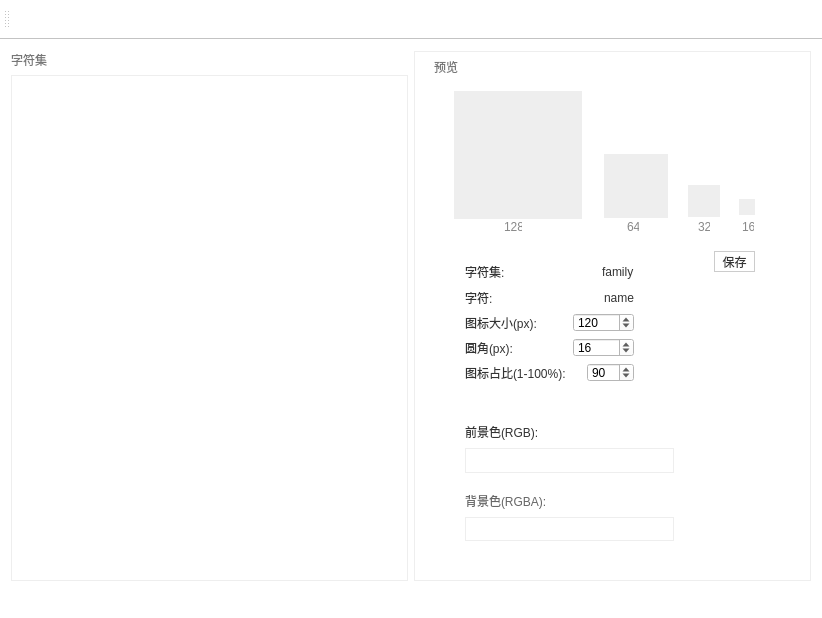
<?xml version="1.0" encoding="UTF-8"?>
<ui version="4.0">
 <class>MainWindow</class>
 <widget class="QMainWindow" name="MainWindow">
  <property name="geometry">
   <rect>
    <x>0</x>
    <y>0</y>
    <width>822</width>
    <height>618</height>
   </rect>
  </property>
  <property name="minimumSize">
   <size>
    <width>800</width>
    <height>600</height>
   </size>
  </property>
  <property name="maximumSize">
   <size>
    <width>960</width>
    <height>16777215</height>
   </size>
  </property>
  <property name="windowTitle">
   <string>IconFontTool</string>
  </property>
  <property name="windowIcon">
   <iconset resource="rc.qrc">
    <normaloff>:/icon.png</normaloff>:/icon.png</iconset>
  </property>
  <property name="styleSheet">
   <string notr="true">QWidget{
background-color: rgb(255, 255, 255);
}

QLabel{
border:none;
	color: rgb(51, 51, 51);
}

QToolButton{
	border:none;
}

QScrollBar:vertical {      
	border:none;           
    background:transparent;  
    width:6px;  
    margin: 0px 0px 2px 0px;  
}  
  
QScrollBar::handle:vertical {  
    background: rgb(195, 195, 195);  
    min-height: 20px;  
    border-radius: 3px;  
}  
  
QScrollBar::handle:vertical:hover{  
    background:rgba(0,0,0,30%);  
}  
  
QScrollBar::add-line:vertical {  
    height: 0px;  
    subcontrol-position: bottom;  
    subcontrol-origin: margin;  
}  
  
QScrollBar::sub-line:vertical {  
    height: 0px;  
    subcontrol-position: top;  
    subcontrol-origin: margin;  
} </string>
  </property>
  <widget class="QWidget" name="centralWidget">
   <layout class="QHBoxLayout" name="horizontalLayout" stretch="4,4">
    <item>
     <layout class="QVBoxLayout" name="verticalLayout_2">
      <item>
       <widget class="QLabel" name="label_7">
        <property name="styleSheet">
         <string notr="true">color: rgb(119, 119, 119);</string>
        </property>
        <property name="text">
         <string>字符集</string>
        </property>
        <property name="alignment">
         <set>Qt::AlignLeading|Qt::AlignLeft|Qt::AlignTop</set>
        </property>
        <property name="margin">
         <number>8</number>
        </property>
       </widget>
      </item>
      <item>
       <widget class="QScrollArea" name="scrollArea">
        <property name="styleSheet">
         <string notr="true">#scrollArea {
border:1px solid #eee;
}</string>
        </property>
        <property name="widgetResizable">
         <bool>true</bool>
        </property>
        <widget class="QWidget" name="scrollAreaWidgetContents">
         <property name="geometry">
          <rect>
           <x>0</x>
           <y>0</y>
           <width>395</width>
           <height>496</height>
          </rect>
         </property>
         <layout class="QGridLayout" name="gridLayout"/>
        </widget>
       </widget>
      </item>
     </layout>
    </item>
    <item>
     <widget class="QFrame" name="frame">
      <property name="styleSheet">
       <string notr="true">#frame {
border:1px solid #eee;
}</string>
      </property>
      <property name="frameShape">
       <enum>QFrame::StyledPanel</enum>
      </property>
      <property name="frameShadow">
       <enum>QFrame::Raised</enum>
      </property>
      <widget class="QLabel" name="lb_preview_128">
       <property name="geometry">
        <rect>
         <x>40</x>
         <y>40</y>
         <width>128</width>
         <height>128</height>
        </rect>
       </property>
       <property name="styleSheet">
        <string notr="true">background-color: rgb(238, 238, 238);</string>
       </property>
       <property name="text">
        <string/>
       </property>
       <property name="scaledContents">
        <bool>true</bool>
       </property>
      </widget>
      <widget class="QPushButton" name="pushButton">
       <property name="geometry">
        <rect>
         <x>300</x>
         <y>200</y>
         <width>41</width>
         <height>21</height>
        </rect>
       </property>
       <property name="styleSheet">
        <string notr="true">border:1px solid #ccc;
background-color: rgb(255, 255, 255);
color: rgb(51, 51, 51);</string>
       </property>
       <property name="text">
        <string>保存</string>
       </property>
      </widget>
      <widget class="QLabel" name="label_10">
       <property name="geometry">
        <rect>
         <x>20</x>
         <y>10</y>
         <width>54</width>
         <height>12</height>
        </rect>
       </property>
       <property name="styleSheet">
        <string notr="true">color: rgb(119, 119, 119);</string>
       </property>
       <property name="text">
        <string>预览</string>
       </property>
      </widget>
      <widget class="QLabel" name="lb_preview_64">
       <property name="geometry">
        <rect>
         <x>190</x>
         <y>103</y>
         <width>64</width>
         <height>64</height>
        </rect>
       </property>
       <property name="styleSheet">
        <string notr="true">background-color: rgb(238, 238, 238);</string>
       </property>
       <property name="text">
        <string/>
       </property>
       <property name="scaledContents">
        <bool>true</bool>
       </property>
      </widget>
      <widget class="QLabel" name="lb_preview_32">
       <property name="geometry">
        <rect>
         <x>274</x>
         <y>134</y>
         <width>32</width>
         <height>32</height>
        </rect>
       </property>
       <property name="styleSheet">
        <string notr="true">background-color: rgb(238, 238, 238);</string>
       </property>
       <property name="text">
        <string/>
       </property>
       <property name="scaledContents">
        <bool>true</bool>
       </property>
      </widget>
      <widget class="QLabel" name="lb_preview_16">
       <property name="geometry">
        <rect>
         <x>325</x>
         <y>148</y>
         <width>16</width>
         <height>16</height>
        </rect>
       </property>
       <property name="styleSheet">
        <string notr="true">background-color: rgb(238, 238, 238);</string>
       </property>
       <property name="text">
        <string/>
       </property>
       <property name="scaledContents">
        <bool>true</bool>
       </property>
      </widget>
      <widget class="QLabel" name="label">
       <property name="geometry">
        <rect>
         <x>90</x>
         <y>170</y>
         <width>18</width>
         <height>12</height>
        </rect>
       </property>
       <property name="styleSheet">
        <string notr="true">color: rgb(136, 136, 136);</string>
       </property>
       <property name="text">
        <string>128</string>
       </property>
      </widget>
      <widget class="QLabel" name="label_11">
       <property name="geometry">
        <rect>
         <x>213</x>
         <y>170</y>
         <width>12</width>
         <height>12</height>
        </rect>
       </property>
       <property name="styleSheet">
        <string notr="true">color: rgb(136, 136, 136);</string>
       </property>
       <property name="text">
        <string>64</string>
       </property>
      </widget>
      <widget class="QLabel" name="label_12">
       <property name="geometry">
        <rect>
         <x>284</x>
         <y>170</y>
         <width>12</width>
         <height>12</height>
        </rect>
       </property>
       <property name="styleSheet">
        <string notr="true">color: rgb(136, 136, 136);</string>
       </property>
       <property name="text">
        <string>32</string>
       </property>
      </widget>
      <widget class="QLabel" name="label_13">
       <property name="geometry">
        <rect>
         <x>328</x>
         <y>170</y>
         <width>12</width>
         <height>12</height>
        </rect>
       </property>
       <property name="styleSheet">
        <string notr="true">color: rgb(136, 136, 136);</string>
       </property>
       <property name="text">
        <string>16</string>
       </property>
      </widget>
      <widget class="QWidget" name="layoutWidget">
       <property name="geometry">
        <rect>
         <x>40</x>
         <y>200</y>
         <width>191</width>
         <height>142</height>
        </rect>
       </property>
       <layout class="QVBoxLayout" name="verticalLayout_5">
        <item>
         <layout class="QHBoxLayout" name="horizontalLayout_2">
          <item>
           <widget class="QLabel" name="label_2">
            <property name="text">
             <string>字符集:</string>
            </property>
           </widget>
          </item>
          <item>
           <spacer name="horizontalSpacer_4">
            <property name="orientation">
             <enum>Qt::Horizontal</enum>
            </property>
            <property name="sizeHint" stdset="0">
             <size>
              <width>40</width>
              <height>20</height>
             </size>
            </property>
           </spacer>
          </item>
          <item>
           <widget class="QLabel" name="lb_family">
            <property name="text">
             <string>family</string>
            </property>
           </widget>
          </item>
         </layout>
        </item>
        <item>
         <layout class="QHBoxLayout" name="horizontalLayout_3">
          <item>
           <widget class="QLabel" name="label_9">
            <property name="text">
             <string>字符:</string>
            </property>
           </widget>
          </item>
          <item>
           <spacer name="horizontalSpacer_3">
            <property name="orientation">
             <enum>Qt::Horizontal</enum>
            </property>
            <property name="sizeHint" stdset="0">
             <size>
              <width>40</width>
              <height>20</height>
             </size>
            </property>
           </spacer>
          </item>
          <item>
           <widget class="QLabel" name="lb_char">
            <property name="text">
             <string>name</string>
            </property>
           </widget>
          </item>
         </layout>
        </item>
        <item>
         <layout class="QHBoxLayout" name="horizontalLayout_4">
          <item>
           <widget class="QLabel" name="label_3">
            <property name="text">
             <string>图标大小(px):</string>
            </property>
           </widget>
          </item>
          <item>
           <spacer name="horizontalSpacer_2">
            <property name="orientation">
             <enum>Qt::Horizontal</enum>
            </property>
            <property name="sizeHint" stdset="0">
             <size>
              <width>40</width>
              <height>20</height>
             </size>
            </property>
           </spacer>
          </item>
          <item>
           <widget class="QSpinBox" name="spinBox">
            <property name="minimum">
             <number>1</number>
            </property>
            <property name="maximum">
             <number>10000</number>
            </property>
            <property name="value">
             <number>120</number>
            </property>
           </widget>
          </item>
         </layout>
        </item>
        <item>
         <layout class="QHBoxLayout" name="horizontalLayout_5">
          <item>
           <widget class="QLabel" name="label_6">
            <property name="text">
             <string>圆角(px):</string>
            </property>
           </widget>
          </item>
          <item>
           <spacer name="horizontalSpacer">
            <property name="orientation">
             <enum>Qt::Horizontal</enum>
            </property>
            <property name="sizeHint" stdset="0">
             <size>
              <width>40</width>
              <height>20</height>
             </size>
            </property>
           </spacer>
          </item>
          <item>
           <widget class="QSpinBox" name="spinBox_2">
            <property name="maximum">
             <number>10000</number>
            </property>
            <property name="value">
             <number>16</number>
            </property>
           </widget>
          </item>
         </layout>
        </item>
        <item>
         <layout class="QHBoxLayout" name="horizontalLayout_8">
          <item>
           <widget class="QLabel" name="label_8">
            <property name="text">
             <string>图标占比(1-100%):</string>
            </property>
           </widget>
          </item>
          <item>
           <spacer name="horizontalSpacer_7">
            <property name="orientation">
             <enum>Qt::Horizontal</enum>
            </property>
            <property name="sizeHint" stdset="0">
             <size>
              <width>40</width>
              <height>20</height>
             </size>
            </property>
           </spacer>
          </item>
          <item>
           <widget class="QSpinBox" name="spinBox_3">
            <property name="minimum">
             <number>1</number>
            </property>
            <property name="maximum">
             <number>100</number>
            </property>
            <property name="value">
             <number>90</number>
            </property>
           </widget>
          </item>
         </layout>
        </item>
       </layout>
      </widget>
      <widget class="QWidget" name="layoutWidget">
       <property name="geometry">
        <rect>
         <x>40</x>
         <y>360</y>
         <width>231</width>
         <height>141</height>
        </rect>
       </property>
       <layout class="QVBoxLayout" name="verticalLayout_6">
        <property name="spacing">
         <number>18</number>
        </property>
        <item>
         <layout class="QVBoxLayout" name="verticalLayout_3" stretch="1,3">
          <item>
           <layout class="QHBoxLayout" name="horizontalLayout_6">
            <item>
             <widget class="QLabel" name="label_4">
              <property name="text">
               <string>前景色(RGB):</string>
              </property>
             </widget>
            </item>
            <item>
             <spacer name="horizontalSpacer_5">
              <property name="orientation">
               <enum>Qt::Horizontal</enum>
              </property>
              <property name="sizeHint" stdset="0">
               <size>
                <width>40</width>
                <height>20</height>
               </size>
              </property>
             </spacer>
            </item>
           </layout>
          </item>
          <item>
           <widget class="QWidget" name="color" native="true">
            <property name="styleSheet">
             <string notr="true">border:1px solid #eee;</string>
            </property>
           </widget>
          </item>
         </layout>
        </item>
        <item>
         <layout class="QVBoxLayout" name="verticalLayout_4" stretch="1,3">
          <item>
           <layout class="QHBoxLayout" name="horizontalLayout_7">
            <item>
             <widget class="QLabel" name="label_5">
              <property name="styleSheet">
               <string notr="true">color: rgb(102, 102, 102);</string>
              </property>
              <property name="text">
               <string>背景色(RGBA):</string>
              </property>
             </widget>
            </item>
            <item>
             <spacer name="horizontalSpacer_6">
              <property name="orientation">
               <enum>Qt::Horizontal</enum>
              </property>
              <property name="sizeHint" stdset="0">
               <size>
                <width>40</width>
                <height>20</height>
               </size>
              </property>
             </spacer>
            </item>
           </layout>
          </item>
          <item>
           <widget class="QWidget" name="bgcolor" native="true">
            <property name="styleSheet">
             <string notr="true">border:1px solid #eee;</string>
            </property>
           </widget>
          </item>
         </layout>
        </item>
       </layout>
      </widget>
     </widget>
    </item>
   </layout>
  </widget>
  <widget class="QToolBar" name="mainToolBar">
   <property name="minimumSize">
    <size>
     <width>0</width>
     <height>40</height>
    </size>
   </property>
   <attribute name="toolBarArea">
    <enum>TopToolBarArea</enum>
   </attribute>
   <attribute name="toolBarBreak">
    <bool>false</bool>
   </attribute>
  </widget>
  <widget class="QStatusBar" name="statusBar">
   <property name="minimumSize">
    <size>
     <width>0</width>
     <height>26</height>
    </size>
   </property>
  </widget>
  <action name="action1">
   <property name="text">
    <string>导入</string>
   </property>
  </action>
 </widget>
 <layoutdefault spacing="6" margin="11"/>
 <resources>
  <include location="rc.qrc"/>
 </resources>
 <connections/>
</ui>
